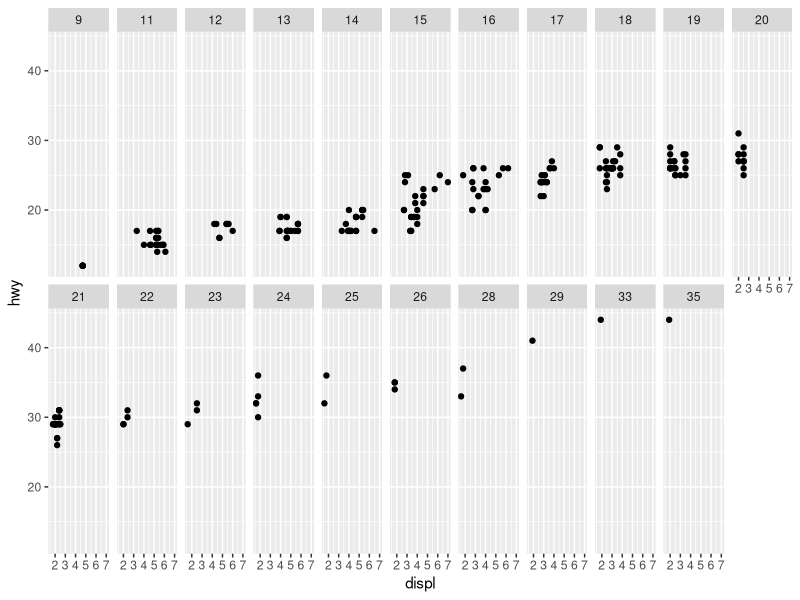
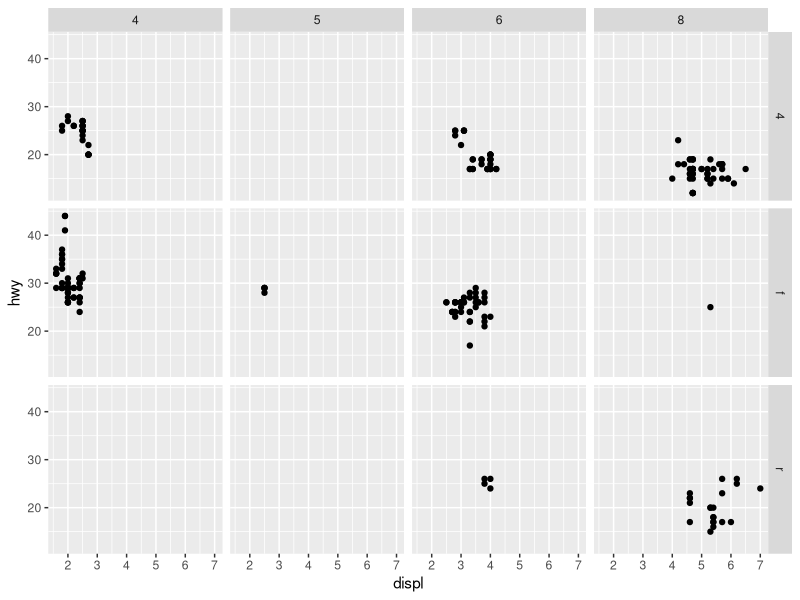
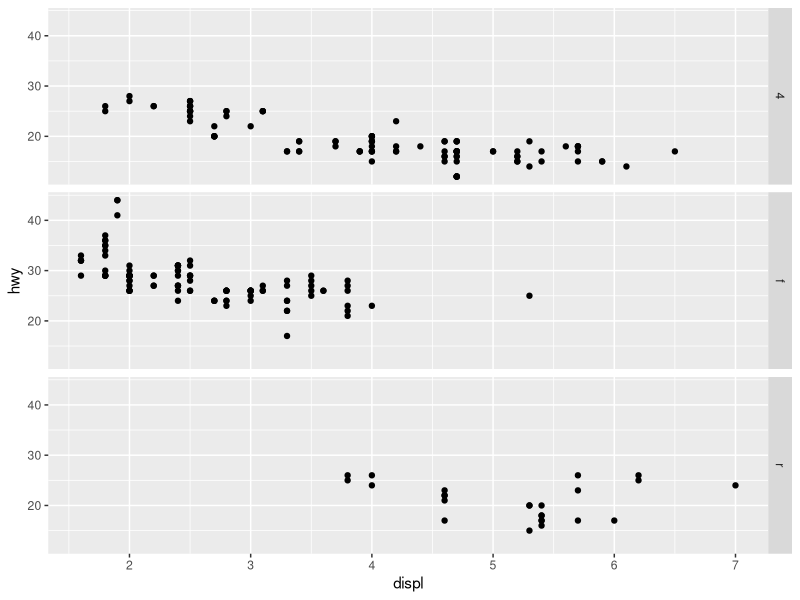
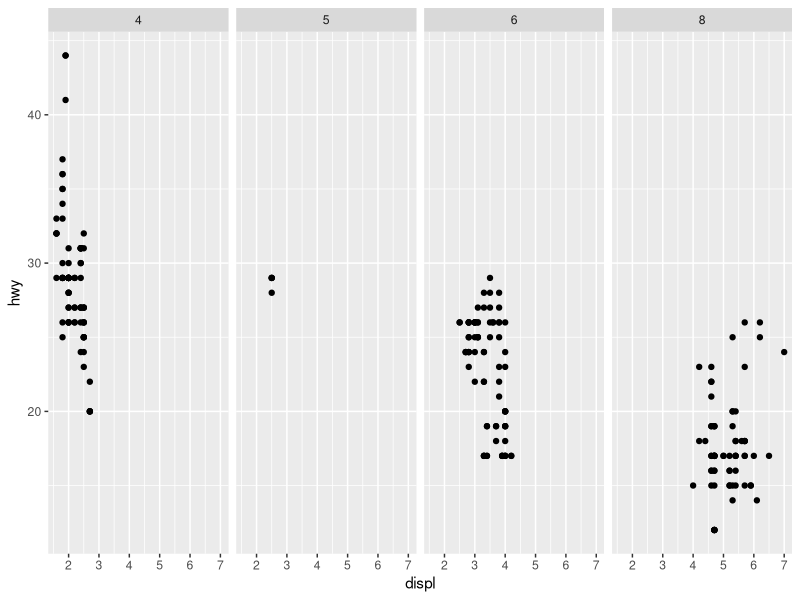
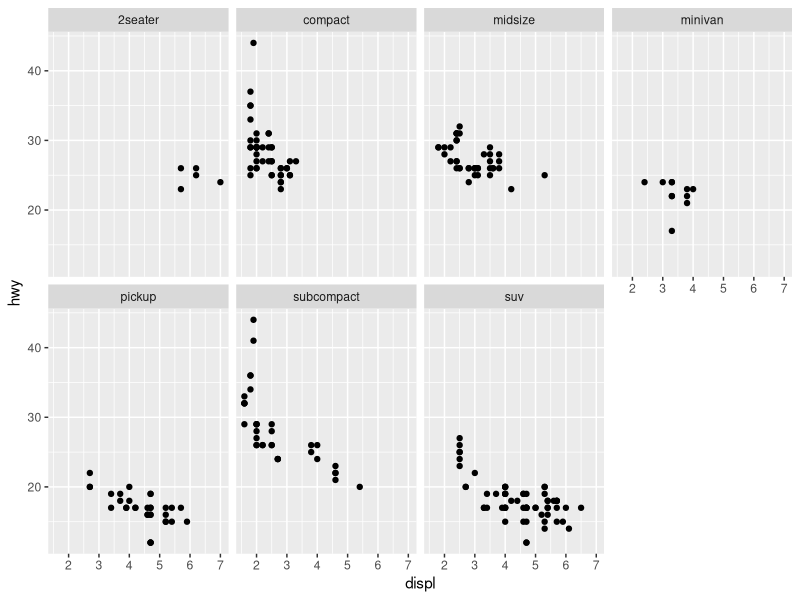
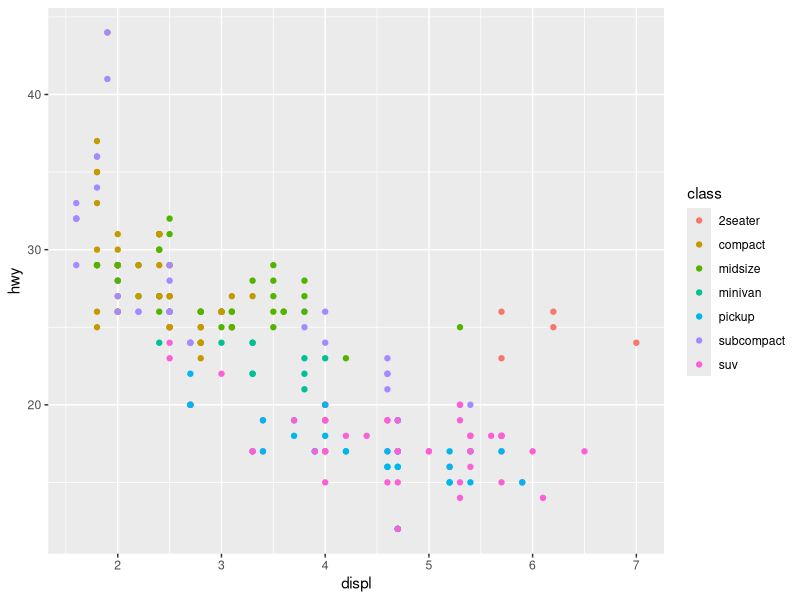

Generate these figures, in order, with R:
##CHapter 3 - Facets
library(tidyverse)
attach(mpg)
ggplot(data = mpg) +
  geom_point(mapping = aes(x=displ, y=hwy)) +
  facet_wrap (~ cty, nrow = 2)

ggplot(data = mpg) +
  geom_point(mapping = aes(x=displ, y=hwy)) +
  facet_grid (drv ~ cyl)

mpg

ggplot(data = mpg) + 
  geom_point(mapping = aes(x = displ, y = hwy)) +
  facet_grid(drv ~ .)

ggplot(data = mpg) + 
  geom_point(mapping = aes(x = displ, y = hwy)) +
  facet_grid(. ~ cyl)

ggplot(data = mpg) + 
  geom_point(mapping = aes(x = displ, y = hwy)) + 
  facet_wrap(~ class, nrow = 2)

ggplot(data = mpg) + 
  geom_point(mapping = aes(x = displ, y = hwy, color = class))
